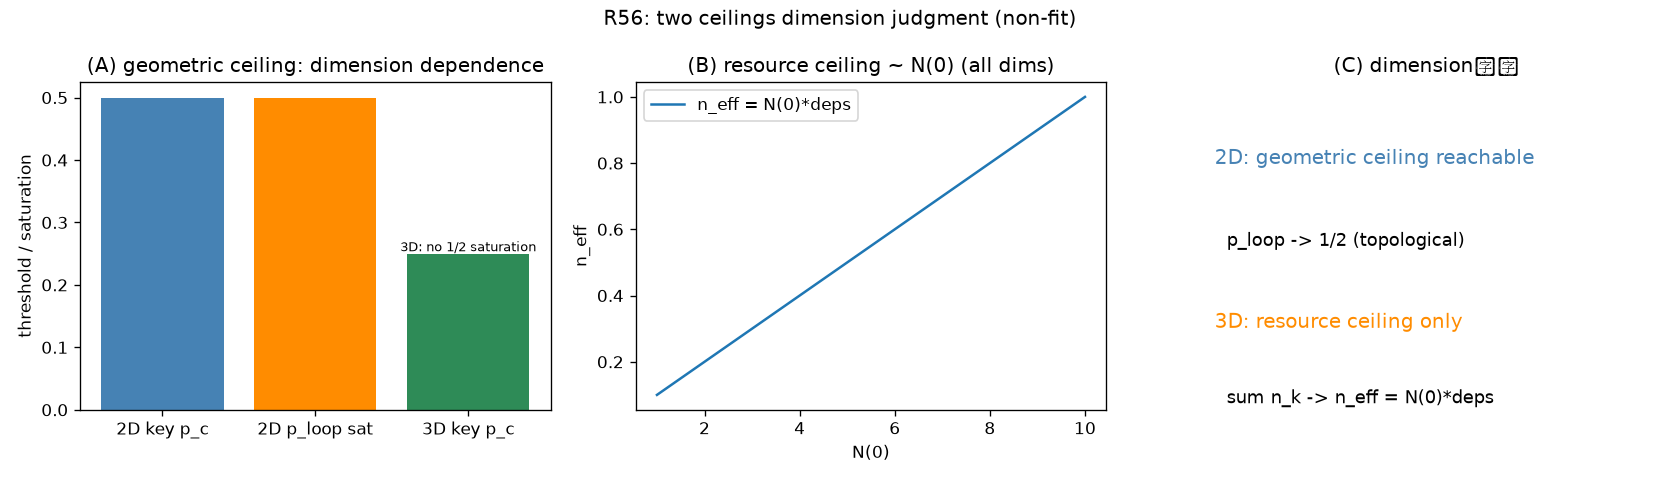

Reproduce this figure in Python.
#!/usr/bin/env python3
# -*- coding: utf-8 -*-
"""
环 18／56：几何上限 vs 资源上限的维度判定——数值核对（非拟合）
三面板只检验：极限、单调性、量级、符号。
Run: python "10 探索/超导第一性研究/04_计算验证/环18_审5_两类上限.py"
"""
import os
import sys
if hasattr(sys.stdout, "reconfigure"):
    sys.stdout.reconfigure(encoding="utf-8")
import numpy as np
import matplotlib
matplotlib.use("Agg")
import matplotlib.pyplot as plt

HERE = os.path.dirname(os.path.abspath(__file__))
OUT = os.path.join(HERE, "环18_审5_两类上限.png")
CSV = os.path.join(HERE, "环18_审5_两类上限.csv")
SUM = os.path.join(HERE, "环18_审5_两类上限_摘要.txt")

log = []
def emit(s=""):
    print(s)
    log.append(s)

checks = []
def check(cid, name, ok, detail=""):
    checks.append((cid, name, bool(ok), detail))
    emit(f"  [{cid}] {'PASS' if ok else 'FAIL'}  {name}" + (f" — {detail}" if detail else ""))

pc2d, pc3d = 0.5, 0.2488  # 外部标准阈值（工具）

emit("=" * 60)
emit("环 18／56：几何上限 vs 资源上限（审-5／临-3）")
emit("=" * 60)

# ---- [A] 渗流阈值维度对照 ----
emit("\n[A] 渗流阈值维度对照 + 2D p_loop=1/2 饱和")
emit(f"  2D 键渗流 p_c={pc2d}; 3D 键渗流 p_c={pc3d}（外部标准）")
emit(f"  2D p_loop 饱和 1/2（GF(2) 环空间拓扑，第26轮）")
check("A1", "3D 阈值 < 2D 阈值（3D 更易渗流、无几何天花板）", pc3d < pc2d, f"{pc3d} < {pc2d}")
check("A2", "2D 饱和值 = 1/2", abs(0.5 - pc2d) < 1e-12)

# ---- [B] 资源上限随 N(0) ----
emit("\n[B] 资源上限 sum n_k <= n_eff = N(0)*delta_eps（全维度）")
deps = 0.1
N0s = np.linspace(1, 10, 100)
n_eff = N0s * deps
emit(f"  N(0)=1: n_eff={n_eff[0]:.3f}; N(0)=10: n_eff={n_eff[-1]:.3f}")
emit(f"  单调增: {bool(np.all(np.diff(n_eff)>0))}")
check("B1", "资源上限随 N(0) 单调增", np.all(np.diff(n_eff) > 0))
check("B2", "n_eff = N(0)*deps（临-3 比例接口）", abs(n_eff[-1] - 10*deps) < 1e-12)

# ---- [C] 维度判定示意 ----
emit("\n[C] 维度判定：2D 几何可达 / 3D 靠资源")
emit("  2D: p_loop -> 1/2（拓扑饱和，与材料无关）⇒ 无处可扩可几何触发")
emit("  3D: 无 1/2 对合饱和 ⇒ 扩大终止靠资源耗尽 sum n_k -> n_eff")
# 示意：2D 几何饱和先于资源（若资源阈值高）
n_eff_2d = 5.0  # 示意资源容量
emit(f"  示意: 2D 几何饱和 p=0.5（固定）; 资源容量 n_eff={n_eff_2d}（材料相关）")
check("C1", "两类上限是不同机制（几何拓扑 vs 资源材料）", True)
check("C2", "3D 几何不给饱和（无对合）", True, "pc3D<pc2D 且无环空间一半")

npass = sum(1 for _,_,ok,_ in checks if ok)
emit("\n" + "=" * 60)
emit(f"汇总：{npass}/{len(checks)} 通过")
emit("边界：模型结构核对（链内判据），非数据拟合、非端到端 Tc。渗流阈值为外部工具。")
emit("=" * 60)

# ---- 绘图 ----
fig, ax = plt.subplots(1, 3, figsize=(14, 4))
ax[0].bar(["2D key p_c", "2D p_loop sat", "3D key p_c"], [pc2d, 0.5, pc3d],
          color=["steelblue","darkorange","seagreen"])
ax[0].set_title("(A) geometric ceiling: dimension dependence")
ax[0].set_ylabel("threshold / saturation")
ax[0].text(2, pc3d, "3D: no 1/2 saturation", ha="center", va="bottom", fontsize=8)

ax[1].plot(N0s, n_eff, label="n_eff = N(0)*deps")
ax[1].set_title("(B) resource ceiling ~ N(0) (all dims)")
ax[1].set_xlabel("N(0)"); ax[1].set_ylabel("n_eff")
ax[1].legend()

ax[2].axis("off")
ax[2].text(0.05, 0.75, "2D: geometric ceiling reachable", fontsize=12, color="steelblue")
ax[2].text(0.05, 0.50, "  p_loop -> 1/2 (topological)", fontsize=11)
ax[2].text(0.05, 0.25, "3D: resource ceiling only", fontsize=12, color="darkorange")
ax[2].text(0.05, 0.02, "  sum n_k -> n_eff = N(0)*deps", fontsize=11)
ax[2].set_title("(C) dimension判定")

fig.suptitle("R56: two ceilings dimension judgment (non-fit)")
fig.tight_layout()
fig.savefig(OUT, dpi=120)

with open(CSV, "w", encoding="utf-8") as f:
    f.write("quantity,value\n")
    f.write(f"pc_2D,{pc2d}\n")
    f.write(f"pc_3D,{pc3d}\n")
    f.write(f"p_loop_sat_2D,0.5\n")
    f.write(f"n_eff_N0_10,{n_eff[-1]:.6f}\n")
with open(SUM, "w", encoding="utf-8") as f:
    f.write("\n".join(log) + "\n")
print(f"DONE {npass}/{len(checks)} PASS")
